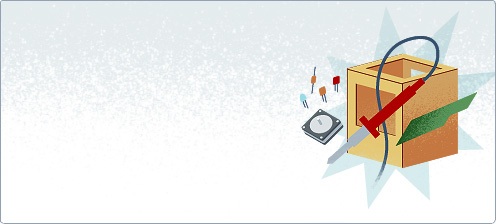
#> input picture assets/website/makerbot.com/img/btm-left-bg.jpg, 496 x 224 px
$ python frosterize.py ../../../assets/website/makerbot.com/img/btm-left-bg.jpg   (Python 2 division)
#> lines starting #> are read from the running program, lines starting #| are printed output that depends on the picture; after the words box and inside, x2 and y2 are one past the last pixel; in counts of white or black regions, pixels touching at a corner belong together
#!/usr/bin/python
#
# Copyright (c) 2010 MakerBot Industries
#
# This program is free software; you can redistribute it and/or modify
# it under the terms of the GNU General Public License as published by
# the Free Software Foundation; either version 2 of the License, or
# (at your option) any later version.
#
# This program is distributed in the hope that it will be useful,
# but WITHOUT ANY WARRANTY; without even the implied warranty of
# MERCHANTABILITY or FITNESS FOR A PARTICULAR PURPOSE. See the
# GNU General Public License for more details.
#
# You should have received a copy of the GNU General Public License
# along with this program; if not, write to the Free Software Foundation,
# Inc., 59 Temple Place, Suite 330, Boston, MA 02111-1307 USA
#
"""Frosterize.py

Generates GCode which from an image (JPEG, GIF, PNG, etc.) for printing with the Frostruder.

More info at: http://wiki.makerbot.com/frosterize

Usage: python frosterize.py [options] file > output.gcode

Options:
  -h, --help						show this help
  --z-feedrate						the Z axis feedrate in mm/min.  default 150
  --z-height						the Z axis print height in mm.  default 0.25
  --xy-feedrate						the XY axes feedrate in mm/min. default 3500
  --width						the maximum width of the build surface in mm. default 80.
  --height						the maximum height of the build surface in mm.  default 80.
  --start-delay						the delay after the pressure valve opens before movement in milliseconds.  default 50
  --stop-delay						the delay after the relief valve opens before movement in milliseconds.  default 150
  --dot-delay						the delay after pressure valve opens for printing a single dot in milliseconds.  default: 50
  --line-width						the width of the line the Frostruder can draw in mm.  default 0.50
  --border						draw a border around your drawing.  default: off
  --stop-distance					the distance to shut down the extruder before the end of a line in mm.  default 1.0
  --invert						invert the image output (light areas are drawn instead of dark areas).  default: off

"""

from math import *
import sys
import getopt
from PIL import Image
from PIL import ImageOps
from PIL import ImageEnhance

class Frosterizer:
	"Class to handle generating frosting code."
	def __init__(self, img_path, z_feedrate, z_height, xy_feedrate, width, height, start_delay, stop_delay, dot_delay, line_width, border, stop_distance, invert):

		self.file = img_path
		self.current_x = 0
		self.current_y = 0
		self.current_z = 0

		self.safe_height = 0

		self.z_feedrate = z_feedrate
		self.z_height = z_height
		self.xy_feedrate = xy_feedrate
		self.width = width
		self.height = height
		self.start_delay = start_delay
		self.stop_delay = stop_delay
		self.dot_delay = dot_delay
		self.line_width = line_width
		self.border = border
		self.stop_distance = stop_distance
		self.invert = invert
		self.pbi = 25.4/self.line_width

		self.load_image()

	def load_image(self):
		self.image = Image.open(self.file)
		self.image = ImageOps.grayscale(self.image)

		brightness = ImageEnhance.Brightness(self.image)
		contrast = ImageEnhance.Contrast(self.image)
	 	self.image = contrast.enhance(20.0)
		self.image = brightness.enhance(2.0)

		x_ratio = self.width / float(self.image.size[0])
		y_ratio = self.height / float(self.image.size[1])

		ratio = min(x_ratio, y_ratio)

		#multiply so each row = 1 line width
		ratio = ratio / self.line_width

		self.image = self.image.resize((int(self.image.size[0]*ratio), int(self.image.size[1]*ratio)))
		self.image.save(self.file + "-resized.png")
		self.pixels = self.image.load()

		self.width = self.image.size[0] * self.line_width
		self.height = self.image.size[1] * self.line_width

		for i in range(self.image.size[0]):
			for j in range(self.image.size[1]):
				if self.test_pixel(i, j):
					self.pixels[i,j] = 0
				else:
					self.pixels[i,j] = 255

		self.image.save(self.file + "-printable.png")


	def test_pixel(self, x, y):
		if (x >= self.image.size[0]):
			return False
		if (y >= self.image.size[1]):
			return False

		#print "pixel at %d, %d = %d" % (x, y, self.pixels[x,y])
		offValue = True
		onValue = False
		if self.invert:
			offValue = False
			onValue = True

		if self.pixels[x, y] >= 127:
			return onValue
		else:
			return offValue

	def x_pixel_to_point(self, pixel):
		return -self.width/2 + pixel * self.line_width

	def y_pixel_to_point(self, pixel):
		return self.height/2 - pixel * self.line_width

	def generate(self):
		"Generate the actual GCode"

		print "(Frosterized version of %s)" % (self.file)
		print "(Size: %.2fmm x %.2fmm / %.2f PBI [Peanut Butter Inch])" % (self.width, self.height, self.pbi)
		print "(Call:", " ".join(sys.argv), ")"
		print "G21 (metric ftw)"
		print "G90 (absolute mode)"
		print "G92 X0 Y0 Z0 (zero all axes)"
		self.go_to_point(0, 0, self.z_height, self.z_feedrate)
		print

		if self.border:
			min_x = self.x_pixel_to_point(-1)
			max_x = self.x_pixel_to_point(self.image.size[0])
			min_y = self.y_pixel_to_point(self.image.size[1])
			max_y = self.y_pixel_to_point(-1)

			print "(border outline)"
			self.go_to_point(min_x, max_y, self.z_height, self.xy_feedrate)
			print "M106 (pressure on)"
			print "G4 P%d (wait %dms)" % (self.start_delay, self.start_delay)
			self.go_to_point(max_x, max_y, self.z_height, self.xy_feedrate)
			self.go_to_point(max_x, min_y, self.z_height, self.xy_feedrate)
			self.go_to_point(min_x, min_y, self.z_height, self.xy_feedrate)
			self.go_to_point(min_x, max_y - self.stop_distance, self.z_height, self.xy_feedrate)
			print "M107 (pressure off)"
			print "M126 (relief valve open)"
			self.go_to_point(min_x, max_y, self.z_height, self.xy_feedrate)
			print "G4 P%d (wait %dms)" % (self.stop_delay, self.stop_delay)
			print "M127 (relief valve close)"
			print

		for y in range(self.image.size[1]):
			x = 0
			actual_y = self.y_pixel_to_point(y)

			self.go_to_point(self.current_x, actual_y, self.z_height, self.xy_feedrate)
			print

			while x < self.image.size[0]:
				if (self.test_pixel(x, y)):
					if (self.test_pixel(x+1, y)):
						start = x
						end = x
						while self.test_pixel(end, y):
							end = end+1

						actual_start = self.x_pixel_to_point(start)
						actual_end = self.x_pixel_to_point(end)

						print "(line from %.2f to %.2f at %.2f)" % (actual_start, actual_end, actual_y)
						self.go_to_point(actual_start, actual_y, self.z_height, self.xy_feedrate)
						print "M106 (pressure on)"
						print "G4 P%d (wait %dms)" % (self.start_delay, self.start_delay)

						if (abs(actual_end - actual_start) > self.stop_distance):
							self.go_to_point(actual_end-self.stop_distance, actual_y, self.z_height, self.xy_feedrate)
							print "M107 (pressure off)"
							print "M126 (relief valve open)"
							self.go_to_point(actual_end, actual_y, self.z_height, self.xy_feedrate)
						else:
							self.go_to_point(actual_end, actual_y, self.z_height, self.xy_feedrate)
							print "M107 (pressure off)"
							print "M126 (relief valve open)"

						print "G4 P%d (wait %dms)" % (self.stop_delay, self.stop_delay)
						print "M127 (relief valve close)"
						print

						x = end
					else:
						actual_x = self.x_pixel_to_point(x)

						print "(dot at %.2f, %.2f)" % (actual_x, actual_y)
						self.go_to_point(actual_x, actual_y, self.z_height, self.xy_feedrate)
						print "M106 (pressure on)"
						print "G4 P%d (wait %dms)" % (self.dot_delay, self.dot_delay)
						print "M107 (pressure off)"
						print "M126 (relief valve open)"
						print "G4 P%d (wait %dms)" % (self.stop_delay, self.stop_delay)
						print "M127 (relief valve close)"
						print
				x = x+1

		print
		print "(end of print job)"
		print "M107"
		print "M126"
		self.go_to_point(self.current_x, self.current_y, 15, self.xy_feedrate)
		self.go_to_point(0, 0, 15, self.xy_feedrate)
		print "M18 (drives off)"
		print "M127"

	def go_to_point(self, x, y, z, feedrate):
		"Output a move to a point"

		print "G1 X%.2f Y%.2f Z%.2f F%.1f" % (x, y, z, feedrate)
		self.current_x = x
		self.current_y = y
		self.current_z = z

def main(argv):

	try:
		opts, args = getopt.getopt(argv, "h", [
			"border",
			"dot-delay=",
			"help",
			"height=",
			"invert",
			"line-width=",
			"start-delay=",
			"stop-delay=",
			"stop-distance=",
			"width=",
			"xy-feedrate=",
			"z-feedrate=",
			"z-height="
		])
	except getopt.GetoptError:
		usage()
		sys.exit(2)

	z_height = 0.25
	z_feedrate = 150
	xy_feedrate = 3500
	width = 80
	height = 80
	start_delay = 50
	stop_delay = 150
	dot_delay = 50
	line_width = 0.50
	border = False
	stop_distance = 1.0
	invert = False

	for opt, arg in opts:
		if opt in ("-h", "--help"):
			usage()
			sys.exit()
		elif opt in ("--z-feedrate"):
			z_feedrate = float(arg)
		elif opt in ("--z-height"):
			z_height = float(arg)
		elif opt in ("-xy-feedrate"):
			xy_feedrate = float(arg)
		elif opt in ("--width"):
			width = float(arg)
		elif opt in ("--height"):
			height = float(arg)
		elif opt in ("--start-delay"):
			start_delay = float(arg)
		elif opt in ("--stop-delay"):
			stop_delay = float(arg)
		elif opt in ("--dot-delay"):
			dot_delay = float(arg)
		elif opt in ("--line-width"):
			line_width = float(arg)
		elif opt in ("--border"):
			border = True
		elif opt in ("--stop-distance"):
			stop_distance = float(arg)
		elif opt in ("--invert"):
			invert = True

	frosty = Frosterizer(argv[-1], z_feedrate, z_height, xy_feedrate, width, height, start_delay, stop_delay, dot_delay, line_width, border, stop_distance, invert)
#> in load_image, self.image is the input picture: PIL image 496x224 RGB; mean R, G, B 234, 232.9, 228.6
#> in load_image, `self.image = ImageOps.grayscale(self.image)`:
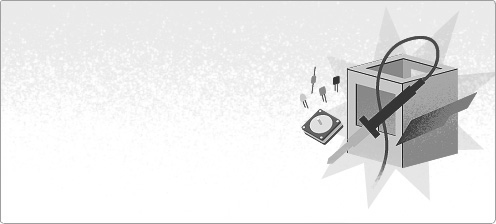
#> self.image: PIL image 496x224 L; min 25, max 255, mean 232.8
#> in load_image, `self.image = contrast.enhance(20.0)`:
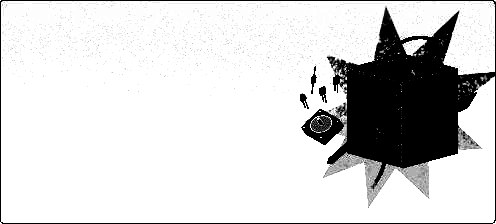
#> self.image: PIL image 496x224 L; min 0, max 255, mean 213.7
#> in load_image, `self.image = brightness.enhance(2.0)`:
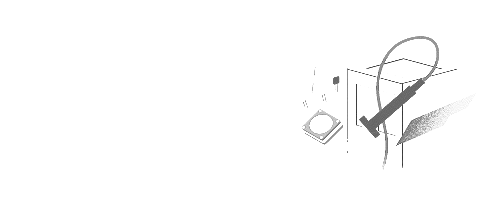
#> self.image: PIL image 496x224 L; min 50, max 255, mean 252
#> in load_image, `self.image = self.image.resize((int(self.image.size[0]*ratio), int(sel..`:
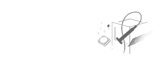
#> self.image: PIL image 160x72 L; min 87, max 255, mean 251.9
#> in load_image, `self.image.save(self.file + "-printable.png")`:
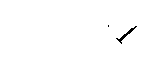
#> saved as btm-left-bg.jpg-printable.png: PIL image 160x72 L; 99.4% white; black in thin lines or dots, all inside (x1, y1, x2, y2) = (108, 25, 137, 44)
	frosty.generate()
#| (Size: 80.00mm x 36.00mm / 50.80 PBI [Peanut Butter Inch])

def usage():
    print __doc__

if __name__ == "__main__":
	main(sys.argv[1:])
